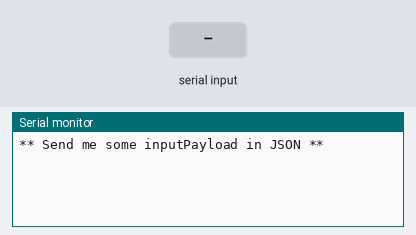
The sketch below on a simulated Arduino Uno, built with avr-gcc and run on an emulated ATmega328P. On the bench: the last lines printed to the serial monitor. The test bench sets the inputs (shaded band).

Above: at 1.2 s.
1.3 s: "1\n" received over Serial
At 2.2 s:
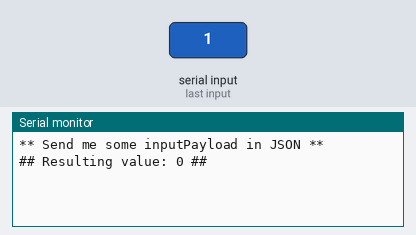
2.8 s: byte 10 ('\n') received over Serial
At 3.3 s:
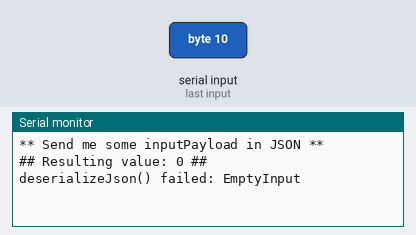

The sketch:

SDS-char2.ino
```cpp
#include <ArduinoJson.h>
//#define DEBUG 1
const int charBuffer = 512;

String inputString = "";  // a String to hold incoming data

long inputCount;
bool stringComplete = false;     // whether the string is complete

char inputTopic[] = "device/X9Gg88B4pdfdmEtXX1fFphzC/asset/relay/command";
char inputPayload[charBuffer];

void setup() {
  //
  Serial.begin(9600);
  char json[50];
  stringComplete = false;
  inputCount = 0;
  //
  // char SIMpayload[] = "\{\"at\"\:\"2019-07-26T06:13:12.779169Z\",\"value\":false,\"meta\":null}";
  // payload2 = '{"at":"2019-07-26T06:13:22.155859Z","value":true,"meta":null}'
  // payload3 = '{"at":"2019-07-26T06:13:42.796807Z","value":900,"meta":null}'
  while (!Serial) {
    ; // wait for serial port to connect. Needed for native USB port only
  }

  // ***
  Serial.println(F("** Send me some inputPayload in JSON **"));
}

void loop() {
  // put your main code here, to run repeatedly:
  // print the string when a newline arrives:
  if (stringComplete) {
    inputString.toCharArray(inputPayload, charBuffer);
    stringComplete = false;
    inputCount = 0;
    inputString = "";
    //
#ifdef DEBUG
    Serial.println(F("## loop ##"));
    Serial.print(F("inputTopic= "));
    Serial.println(inputTopic);
    Serial.print(F("inputPayload= "));
    Serial.println(inputPayload);
#endif
    //
    mycallback(inputTopic, inputPayload, charBuffer);
  }
}

void mycallback(char* topic, byte* payload, unsigned int length) {
  //
#ifdef DEBUG
  Serial.println(F("## TOPIC ##"));
  Serial.println(topic);
#endif
  //
  char ATTjson[charBuffer];
  for (int i = 0; i < length; i++) {
    ATTjson[i] = (char)payload[i];
  }
  // ATTjson[length] = '\0';
  //
#ifdef DEBUG
  Serial.println(F("## PAYLOAD ##"));
  Serial.print(F("ATTjson= "));
  Serial.println(ATTjson);
  Serial.print(F("Payload ["));
  Serial.print(ATTjson);
  Serial.println(F("] "));
#endif
  //
  // Here we go with JSON
  //
  // Allocate the JSON document
  StaticJsonDocument<charBuffer> jsonDoc;
  // Parse JSON object
  DeserializationError error = deserializeJson(jsonDoc, ATTjson);
  if (error) {
    Serial.print(F("deserializeJson() failed: "));
    Serial.println(error.c_str());
    return;
  }
  //
  // extract the data
  //
  JsonObject object = jsonDoc.as<JsonObject>();
  int value = jsonDoc["value"];
  // Extract values
  Serial.print(F("## Resulting value: "));
  Serial.print(value);
  Serial.println(F(" ##"));

}


/*
  SerialEvent occurs whenever a new data comes in the hardware serial RX. This
  routine is run between each time loop() runs, so using delay inside loop can
  delay response. Multiple bytes of data may be available.
*/
void serialEvent() {
  while (Serial.available()) {
    // get the new byte:
    char inChar = (char)Serial.read();
    if (inChar == '\n') {
      stringComplete = true;
#ifdef DEBUG
      Serial.println(F("## SerialEvent ##"));
      Serial.println(inputString);
#endif
      return ;
    }
    else {
      // add it to the inputString:
      inputString += inChar;
      //
    }
  }
}
```

Measured:
- after the input at 1.3 s, the serial monitor: prints a new line at once (image 1)
- after the input at 2.8 s, the serial monitor: prints a new line at once (image 2)
